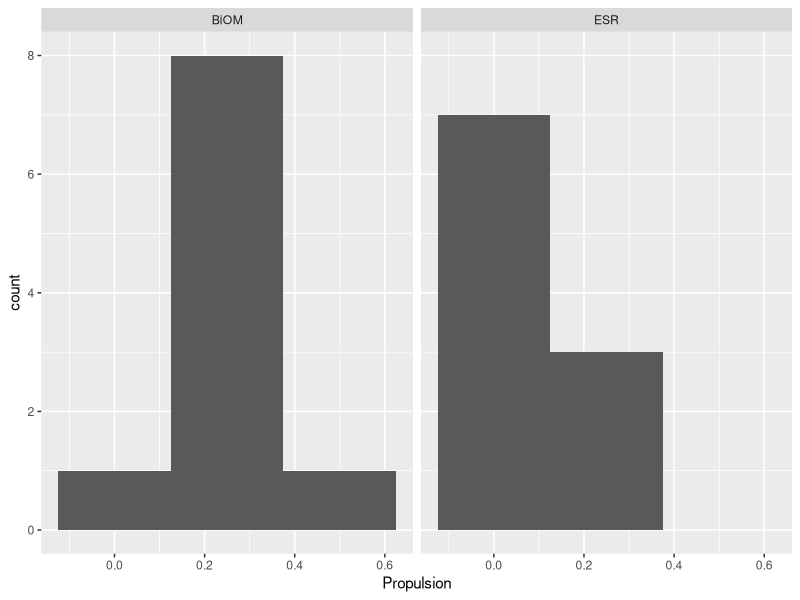
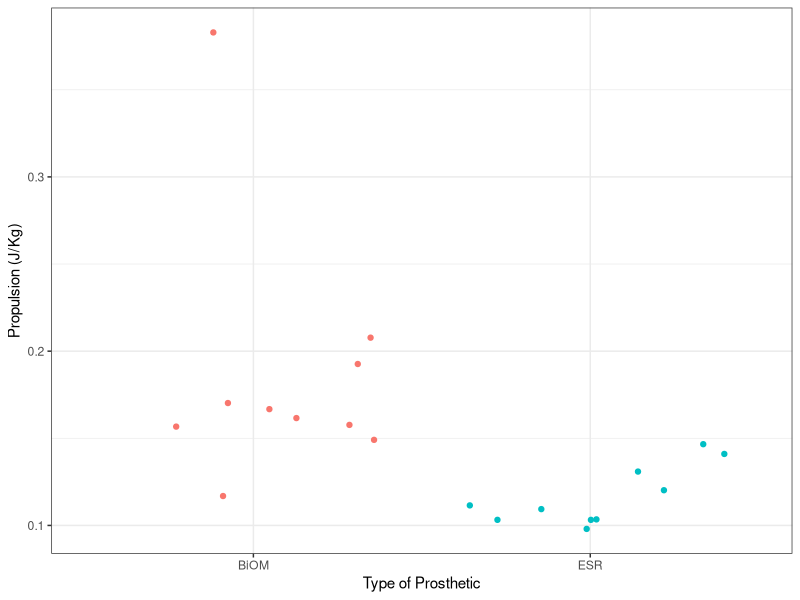
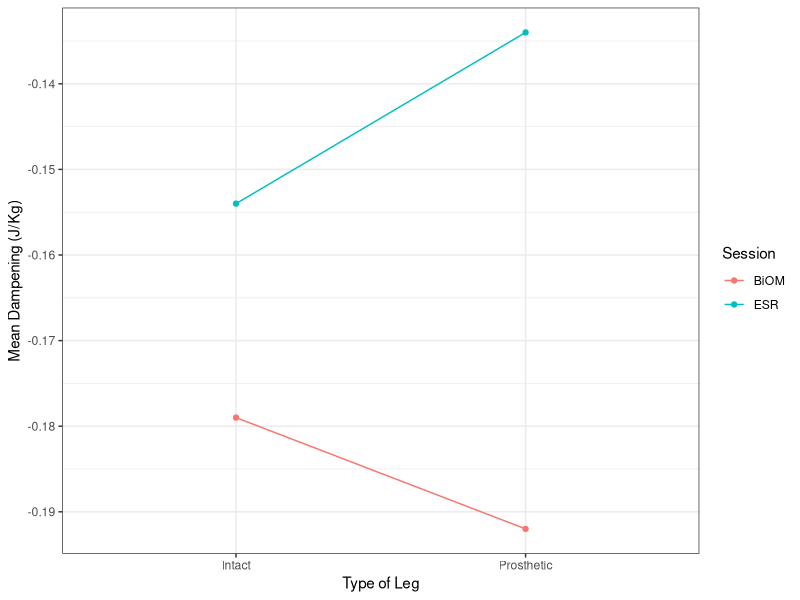
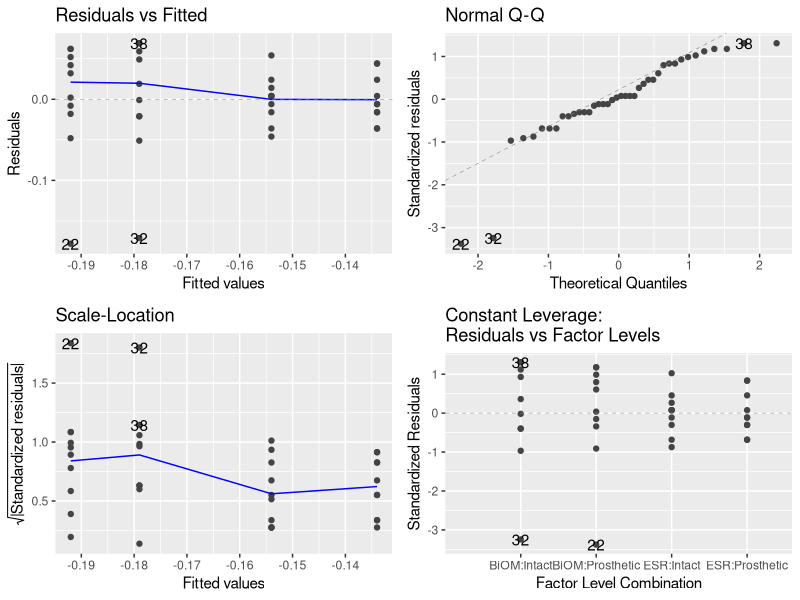
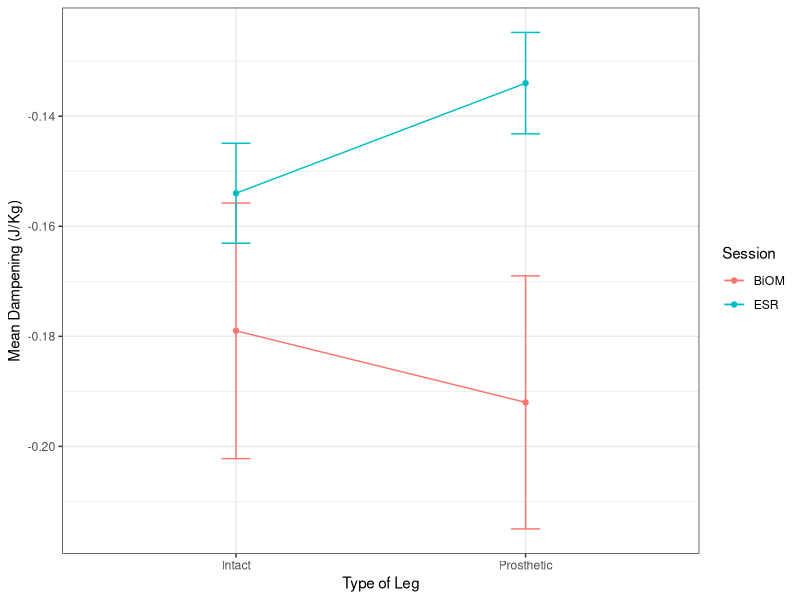
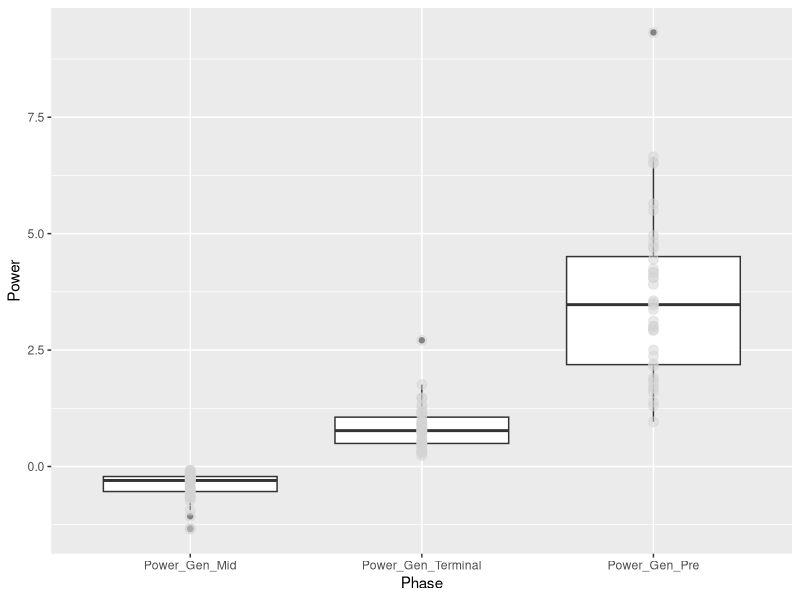
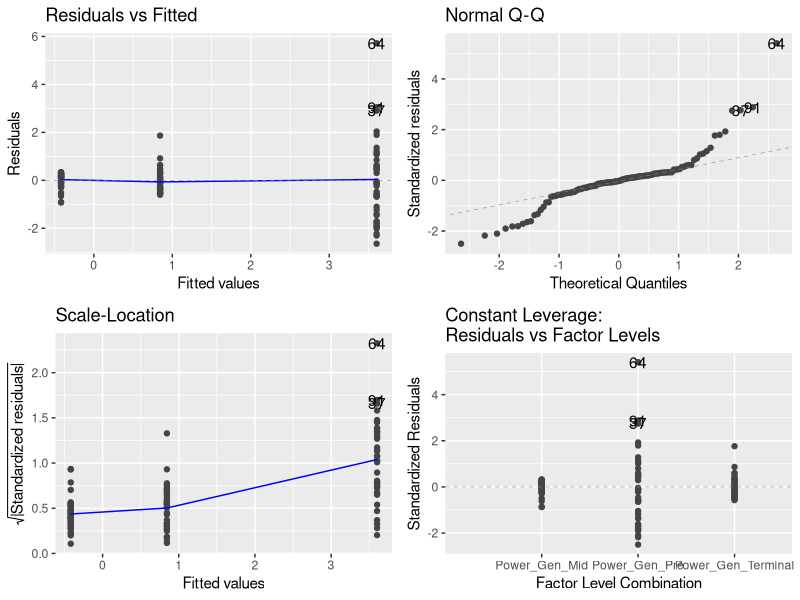
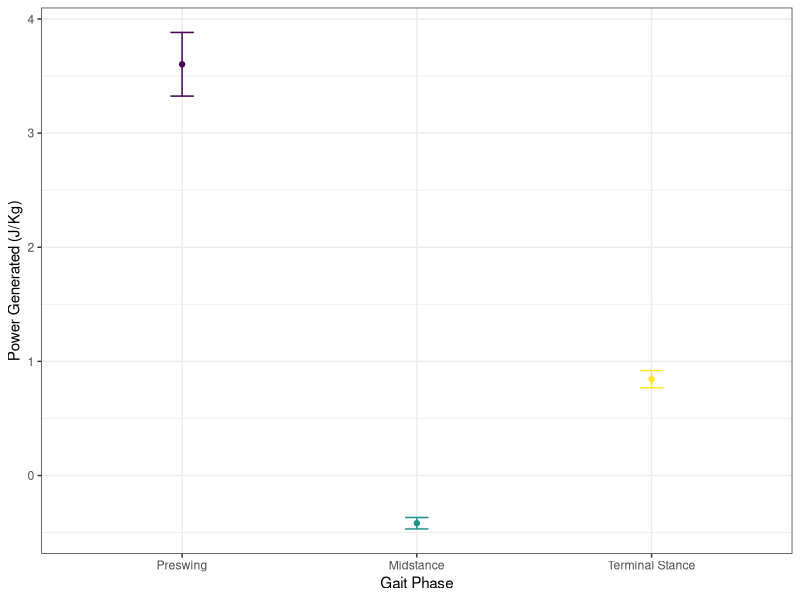

The R script that drew these images, in order:
## ---- chunk 1
# clear R's environment
rm(list = ls())

# import the modules that we need
library(dplyr)
library(ggplot2)
library(tidyr)
library(ggfortify)
library(here)
## ---- chunk 2
DF <- read.csv(here("Data", "Processed", "processed_prosthetic_analysis.csv"))
## ---- chunk 3
# make a histogram of the propulsion based on prosthetic type
ggplot(filter(DF, Side == "Prosthetic"), aes(x = Propulsion))+
    geom_histogram(binwidth = 0.25)+
    facet_wrap(~Session)
## ---- chunk 4
# separate the prosthetic data from the data corresponding to the intact leg data.
DF_prosthetic <- DF %>% filter(Side == "Prosthetic")

# take a look to check the structure of the new data frame
glimpse(DF_prosthetic)
## ---- chunk 5
# perform two sample t test
t.test(Propulsion ~ Session, data = DF_prosthetic)
## ---- chunk 6
# make a scatter plot comparing the distribution of propulsion values between the active and passive prostheses
ggplot(DF_prosthetic, aes(Session, Propulsion, colour = Session))+
     xlab("Type of Prosthetic")+
     ylab("Propulsion (J/Kg)")+
     geom_jitter()+
     theme_bw()+
     theme(legend.position="none")
## ---- chunk 7
# convert the Session and the Side categories to factor data and take a look at the variables
DF$Session <- as.factor(DF$Session)
DF$Side <- as.factor(DF$Side)

levels(DF$Session)
levels(DF$Side)
## ---- chunk 8
meanDF <- DF %>% group_by(Side, Session) %>% summarise(meanDampening = mean(Braking))
## ---- chunk 9
# Add color to the plot to show the differences between the different types of prostheses compared to the intact leg
ggplot(meanDF, aes(Side, meanDampening, color = Session, group = Session))+
     geom_point()+
     geom_line()+
     theme_bw()+
     ylab("Mean Dampening (J/Kg)")+
     xlab("Type of Leg")
## ---- chunk 10
# use the lm() function to create the model
model_dampening <- lm(Braking ~ Session+Side+Session*Side, data = DF)
## ---- chunk 11
autoplot(model_dampening, smooth.color = NA)
## ---- chunk 12
# generate ANOVA table
anova(model_dampening)
## ---- chunk 13
# take a look at the summary and comparisons between the specific conditions
summary.lm(model_dampening)
## ---- chunk 14
# grab the standard error values to report

sumDF<-DF %>% group_by(Side, Session) %>% summarise(
     meanDamp = mean(Braking),
     seDamp = sd(Braking)/sqrt(sum(!is.na(Braking)))
)

# create scatterplot with error bars
ggplot(sumDF, aes(Side, meanDamp, color = Session, group = Session))+
     geom_point()+
     geom_line()+
     geom_errorbar(aes(ymin = meanDamp - seDamp,
                       ymax = meanDamp + seDamp), width = 0.1)+
     theme_bw()+
    xlab("Type of Leg")+
    ylab("Mean Dampening (J/Kg)")
## ---- chunk 15
# convert the data to long format
DF_long <- pivot_longer(DF, names_to = "Phase", cols = Power_Gen_Pre:Power_Gen_Terminal,  values_to = "Power")

# convert the phase data from character data to factor data
DF_long$Phase <- as.factor(DF_long$Phase)
levels(DF_long$Phase)

# relevel the Phase factor to put the levels in the correct order which should be midstance, terminalstance, preswing
DF_long$Phase <- factor(DF_long$Phase, levels=c('Power_Gen_Mid', 'Power_Gen_Terminal', 'Power_Gen_Pre'))
## ---- chunk 16

# make a boxplot of the data
ggplot(DF_long, aes(Phase, Power)) +
  geom_boxplot()+
  geom_point(size = 3, colour = 'lightgrey', alpha = 0.5)
## ---- chunk 17
is.ordered(DF_long$Phase)
## ---- chunk 18
levels(DF_long$Phase) #check the order of the levels before ordering

DF_long$Phase<-factor(DF_long$Phase, 
                      levels = c("Power_Gen_Pre", "Power_Gen_Mid", "Power_Gen_Terminal"),
                      ordered = TRUE)

is.ordered(DF_long$Phase)
## ---- chunk 19
# Use the aov() function to generate a repeated ANOVA model
power_model <- aov(Power~factor(Phase), data = DF_long)
## ---- chunk 20
# check assumptions
autoplot(power_model, smooth.color = NA)
## ---- chunk 21
# run a summary of the model
summary(power_model)
## ---- chunk 22
# calculate the means and standard errors of these by group

sum_power <-DF_long %>% group_by(Phase) %>% summarise(
     meanPower = mean(Power),
     sePower = sd(Power)/sqrt(sum(!is.na(Power)))
)

# reassign the values of the different gait phases to make them show up nicer on the graph
sum_power$Phase <- recode(sum_power$Phase, Power_Gen_Mid = 'Midstance', 
                                       Power_Gen_Terminal = 'Terminal Stance',
                                       Power_Gen_Pre = 'Preswing')
## ---- chunk 23
# create scatterplot with error bars
ggplot(sum_power, aes(Phase, meanPower, color = Phase))+
     geom_point()+
     geom_line()+
     geom_errorbar(aes(ymin = meanPower - sePower,
                       ymax = meanPower + sePower), width = 0.1)+
    theme_bw()+
    theme(legend.position="none")+
    xlab("Gait Phase")+
    ylab("Power Generated (J/Kg)")
    
